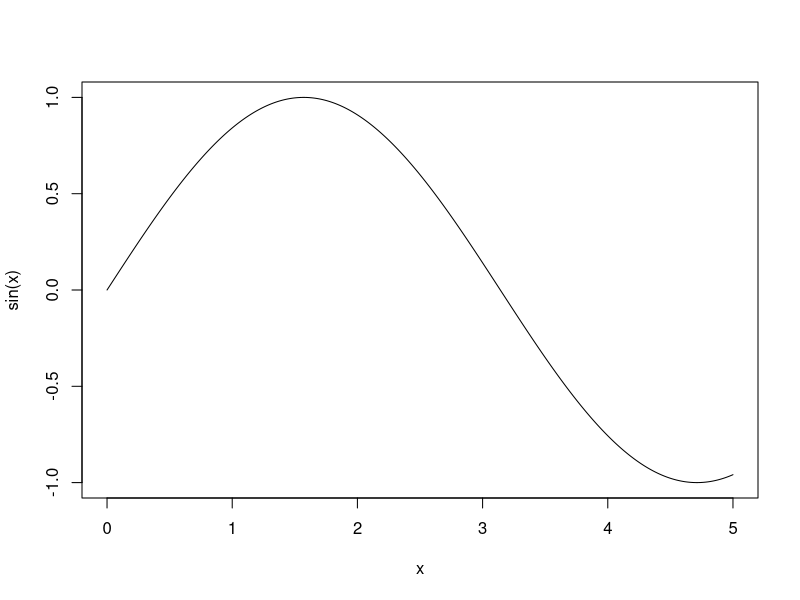
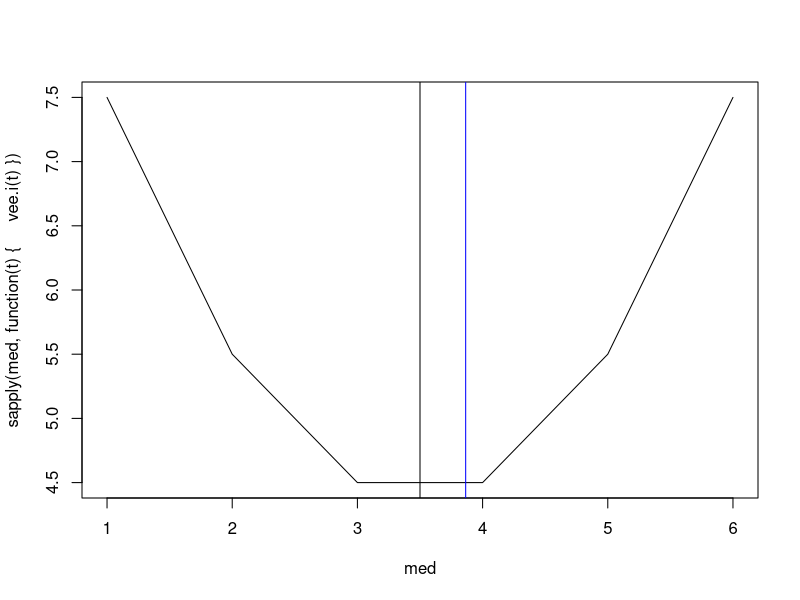

Generate these figures, in order, with R:
x <- seq(0, 5, 0.01)

# Plot the sine function
plot(x, sin(x), type='l')

# Optimize over the range [3, 4]
optimize(sin, interval=c(3, 4))

# Find max of sine over the range[0, 5]
# Returns PI/2, which is expected
optimize(sin, interval=c(0, 5), maximum=TRUE)

vee <- function(z, q=1/2) {
  val = q*z
  val[z < 0] = -(1-q)*z[z<0]
  return(val)
}

createVeeFunc <- function(y.pop, q){
  function(theta){
    sum(vee(y.pop-theta, q))
  }
}

# A function optimized this way returns 4.5 instead of 3.5
# optimize() over-estimates the standard definition of median when the number of units is even
med <- seq(1, 6, length.out=6)
vee.i <- createVeeFunc(med, 0.5)
ans <- optimize(vee.i, interval=c(1, 6))

# However, any value in the interval [3, 4] would return this estimate
plot(med, sapply(med, function(t){vee.i(t)}), type='l')
abline(v=median(med))
abline(v=ans$minimum, col="blue")